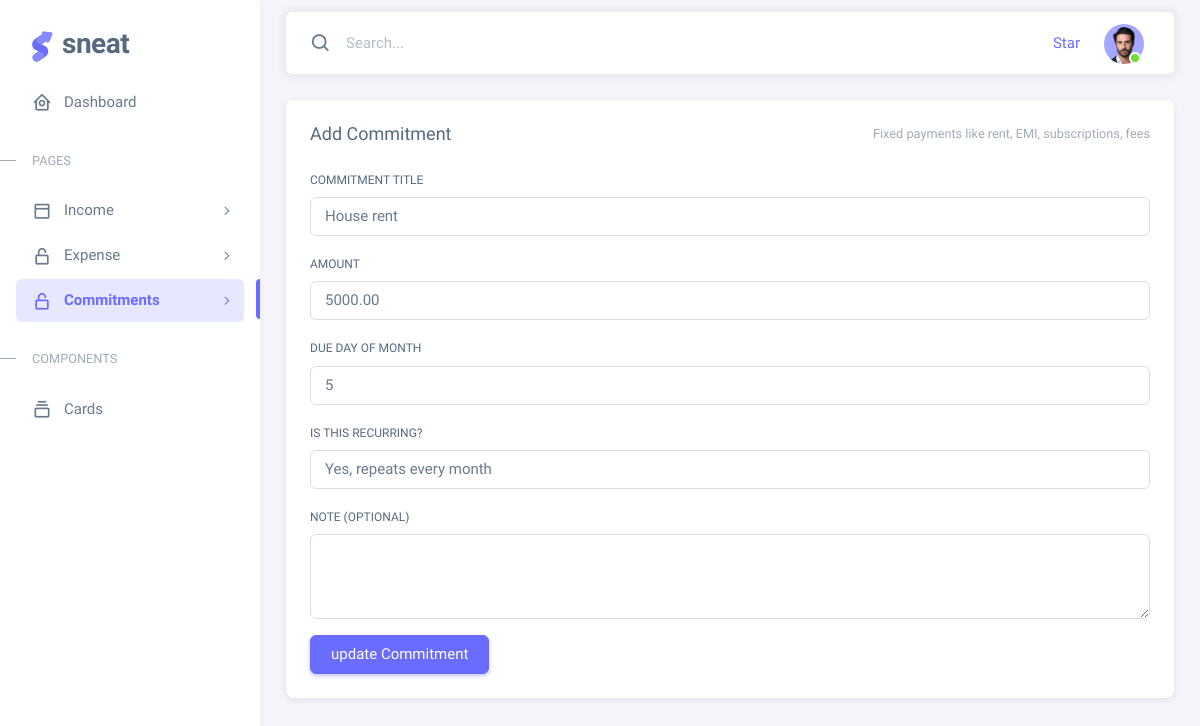
The page /pfmApp/edit_commitment/1 on the database its author committed.
### pfmApp/models.py (models this page shows, shortened)
class CommitmentDb(models.Model):
    user = models.ForeignKey(User,on_delete=models.CASCADE)
    title = models.CharField(max_length=100)
    amount = models.DecimalField(max_digits=10,decimal_places=2)
    due_day=models.IntegerField()
    is_recurring = models.BooleanField(default=True)
    note = models.TextField(blank=True, null=True)
    last_paid_date = models.DateField(null=True,blank=True)
    active = models.BooleanField(default=True)
    class Meta:
        ordering = ['due_day','title']

### pfmApp/views.py (the view)
# urls.py: path("edit_commitment/<int:commitment_id>",views.edit_commitment,name="edit_commitment"),
def edit_commitment(request,commitment_id):
    commitment = CommitmentDb.objects.get(id=commitment_id)
    return render(request,"edit_commitment.html",{"commitment":commitment})

### pfmApp/templates/edit_commitment.html (shortened to what this page needs)
<!DOCTYPE html>
{% load static %}
<html
  lang="en"
  class="light-style layout-menu-fixed"
  dir="ltr"
  data-theme="theme-default"
  data-assets-path="../assets/"
  data-template="vertical-menu-template-free"
>
  <head>
    <link rel="stylesheet" href="{% static 'pfm_admin/vendor/fonts/boxicons.css' %}" />
      <link href="https://unpkg.com/boxicons@2.1.4/css/boxicons.min.css" rel="stylesheet">
    <link rel="stylesheet" href="{% static 'pfm_admin/vendor/css/core.css' %}" class="template-customizer-core-css" />
    <link rel="stylesheet" href="{% static 'pfm_admin/vendor/css/theme-default.css' %}" class="template-customizer-theme-css" />
    <link rel="stylesheet" href="{% static 'pfm_admin/css/demo.css' %}" />
    <link rel="stylesheet" href="{% static 'pfm_admin/vendor/libs/perfect-scrollbar/perfect-scrollbar.css' %}" />
    <link rel="stylesheet" href="{% static 'pfm_admin/vendor/libs/apex-charts/apex-charts.css' %}" />
  </head>
  <body>
    <div class="layout-wrapper layout-content-navbar">
      <div class="layout-container">
        <aside id="layout-menu" class="layout-menu menu-vertical menu bg-menu-theme">
          <div class="app-brand demo">
            <a href="index.html" class="app-brand-link">
              <span class="app-brand-logo demo">
              </span>
              <span class="app-brand-text demo menu-text fw-bolder ms-2">Sneat</span>
            </a>
          </div>
          <ul class="menu-inner py-1">
            <li class="menu-item ">
              <a href="{% url 'dashboard' %}" class="menu-link">
                <i class="menu-icon tf-icons bx bx-home-circle"></i>
                <div data-i18n="Analytics">Dashboard</div>
              </a>
            </li>
            <li class="menu-header small text-uppercase">
              <span class="menu-header-text">Pages</span>
            </li>
            <li class="menu-item">
              <a href="javascript:void(0);" class="menu-link menu-toggle">
                <i class="menu-icon tf-icons bx bx-dock-top"></i>
                <div data-i18n="Account Settings">Income</div>
              </a>
            </li>
            <li class="menu-item">
              <a href="javascript:void(0);" class="menu-link menu-toggle">
                <i class="menu-icon tf-icons bx bx-lock-open-alt"></i>
                <div data-i18n="Authentications">Expense</div>
              </a>
            </li>
              <li class="menu-item active">
              <a href="javascript:void(0);" class="menu-link menu-toggle">
                <i class="menu-icon tf-icons bx bx-lock-open-alt"></i>
                <div data-i18n="Commitments">Commitments</div>
              </a>
            </li>
            <li class="menu-header small text-uppercase"><span class="menu-header-text">Components</span></li>
            <li class="menu-item">
              <a href="cards-basic.html" class="menu-link">
                <i class="menu-icon tf-icons bx bx-collection"></i>
                <div data-i18n="Basic">Cards</div>
              </a>
            </li>
          </ul>
        </aside>
        <div class="layout-page">
          <nav
            class="layout-navbar container-xxl navbar navbar-expand-xl navbar-detached align-items-center bg-navbar-theme"
            id="layout-navbar"
          >
            <div class="navbar-nav-right d-flex align-items-center" id="navbar-collapse">
              <div class="navbar-nav align-items-center">
                <div class="nav-item d-flex align-items-center">
                  <i class="bx bx-search fs-4 lh-0"></i>
                  <input
                    type="text"
                    class="form-control border-0 shadow-none"
                    placeholder="Search..."
                    aria-label="Search..."
                  />
                </div>
              </div>
              <ul class="navbar-nav flex-row align-items-center ms-auto">
                <li class="nav-item lh-1 me-3">
                  <a
                    class="github-button"
                    href="https://github.com/themeselection/sneat-html-admin-template-free"
                    data-icon="octicon-star"
                    data-size="large"
                    data-show-count="true"
                    aria-label="Star themeselection/sneat-html-admin-template-free on GitHub"
                    >Star</a
                  >
                </li>
                <li class="nav-item navbar-dropdown dropdown-user dropdown">
                  <a class="nav-link dropdown-toggle hide-arrow" href="javascript:void(0);" data-bs-toggle="dropdown">
                    <div class="avatar avatar-online">
                      <img src="{% static 'pfm_admin/img/avatars/1.png' %}" alt class="w-px-40 h-auto rounded-circle" />
                    </div>
                  </a>
                </li>
              </ul>
            </div>
          </nav>
          <div class="content-wrapper">
            <div class="container-xxl flex-grow-1 container-p-y">
<div class="col-xl">
                  <div class="card mb-4">
  <div class="card-header d-flex justify-content-between align-items-center">
    <h5 class="mb-0">Add Commitment</h5>
    <small class="text-muted">Fixed payments like rent, EMI, subscriptions, fees</small>
  </div>
  <div class="card-body">
    <form action="{% url 'update_commitment' commitment.id %}" method="POST">
      <div class="mb-3">
        <label class="form-label" for="title">Commitment Title</label>
        <input
          type="text"
          class="form-control"
          id="title"
          name="title"
          value="{{commitment.title}}"
          required>
      </div>
      <div class="mb-3">
        <label class="form-label" for="amount">Amount</label>
        <input
          type="number"
          class="form-control"
          id="amount"
          name="amount"
          value="{{commitment.amount}}"
          min="1"
          required>
      </div>
      <div class="mb-3">
        <label class="form-label" for="due_day">Due day of month</label>
        <input
          type="number"
          class="form-control"
          id="due_day"
          name="due_day"
          value="{{commitment.due_day}}"
          min="1"
          max="31"
          required>
      </div>
      <div class="mb-3">
        <label class="form-label">Is this recurring?</label>
        <select class="form-control" name="is_recurring" required>
          <option {% if commitment.is_recurring  %} selected {% endif %} value="True">Yes, repeats every month</option>
        </select>
      </div>
      <div class="mb-3">
        <label class="form-label" for="note">Note (optional)</label>
        <textarea
          rows="3"
          name="note"
          id="note"
          class="form-control"
          value="{{commitment.note}}"
          ></textarea>
      </div>
      <button type="submit" class="btn btn-primary">update Commitment</button>
    </form>
  </div>
</div>
                </div>
 </div>
    </div>
  </body>
</html>

### pfmApp/static/pfm_admin/css/demo.css (style rules this page uses)
.menu .app-brand.demo { height: 64px; margin-top: 12px; }
.app-brand-logo.demo svg { width: 22px; height: 38px; }
.app-brand-text.demo { font-size: 1.75rem; letter-spacing: -0.5px; text-transform: lowercase; }

### rows shown on the page
CommitmentDb: title "House rent", amount "5000.00", due_day "5", is_recurring "Yes, repeats every month"
